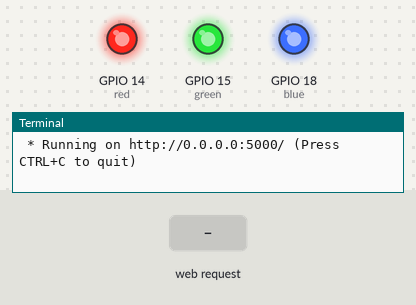
Bench run of a program on a simulated Raspberry Pi (BCM pin numbers). On the bench: output pins drawn as LEDs (lit = HIGH), the last lines printed to the terminal. The test bench sets the inputs (shaded band). Threads take turns every 2 ms; the clock reads 2024-03-15 10:24:30 at power-on unless the program sets it.

Above: at 2.75 s.
3.3 s: HTTP request for / received
6.3 s: HTTP request for /result/red/0 received
At 6.36 s:
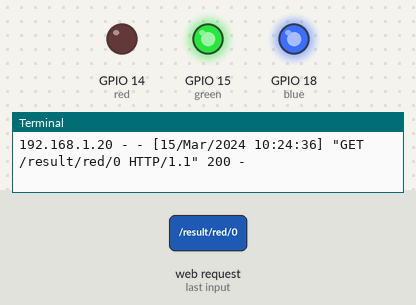
9.3 s: HTTP request for /result/blue/0 received
At 9.36 s:
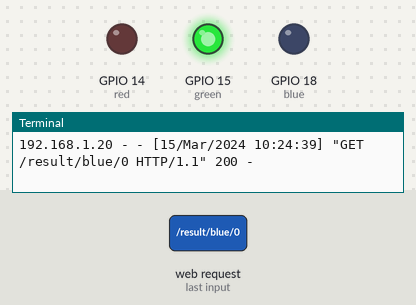
12.3 s: HTTP request for /result/blue/50 received
Timing chart, 0 to 15.3 s (numbered marks = the images above; inputs shaded):
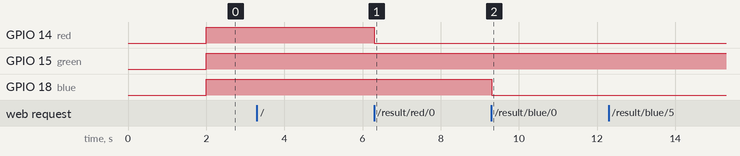

Measured:
- after the input at 6.3 s, GPIO 14 (red): HIGH → LOW at once
- after the input at 9.3 s, GPIO 18 (blue): HIGH → LOW at once

The program:

app.py
```python
from flask import Flask
from flask import render_template, request
import RPi.GPIO as GPIO
import threading
import time

red   = 14    #(RPi 3B+ GPIO14)
green = 15    #(RPi 3B+ GPIO15)
blue  = 18    #(RPi 3B+ GPIO18)

GPIO.setmode(GPIO.BCM)
GPIO.setwarnings(False)

GPIO.setup(red,  GPIO.OUT)
GPIO.setup(green,GPIO.OUT)
GPIO.setup(blue, GPIO.OUT)

GPIO.output(red,  GPIO.LOW)
GPIO.output(green,GPIO.LOW)
GPIO.output(blue, GPIO.LOW)
time.sleep(2)

#-----------------------------------------------------------------------
def redColor():
    while(True):
        global red,pulseWidth,redPWM
        GPIO.output(red,GPIO.HIGH)
        time.sleep(pulseWidth*redPWM/255)
        GPIO.output(red,GPIO.LOW)
        time.sleep(pulseWidth*(1-redPWM/255))

#-----------------------------------------------------------------------
def greenColor():
    while(True):
        global green,pulseWidth,greenPWM
        GPIO.output(green,GPIO.HIGH)
        time.sleep(pulseWidth*greenPWM/255)
        GPIO.output(green,GPIO.LOW)
        time.sleep(pulseWidth*(1-greenPWM/255))

#-----------------------------------------------------------------------
def blueColor():
    while(True):
        global blue,pulseWidth,bluePWM
        GPIO.output(blue,GPIO.HIGH)
        time.sleep(pulseWidth*bluePWM/255)
        GPIO.output(blue,GPIO.LOW)
        time.sleep(pulseWidth*(1-bluePWM/255))

#-----------------------------------------------------------------------

pulseWidth = 0.01
redPWM = 255
greenPWM = 255
bluePWM = 255

thread_red   = threading.Thread(target=redColor)
thread_green = threading.Thread(target=greenColor)
thread_blue  = threading.Thread(target=blueColor)

thread_red.start()
thread_green.start()
thread_blue.start()

app = Flask(__name__)

@app.route("/")
def index():
    return render_template("index.html")

@app.route('/result/<color>/<value>')
def result(color,value):
    global redPWM,greenPWM,bluePWM
    if(color == "red"):
        redPWM = int(value)
    elif(color == "green"):
        greenPWM = int(value)
    elif(color == "blue"):
        bluePWM = int(value)

    return "Ok"

if __name__ == "__main__":
    app.run(host='0.0.0.0')
```
